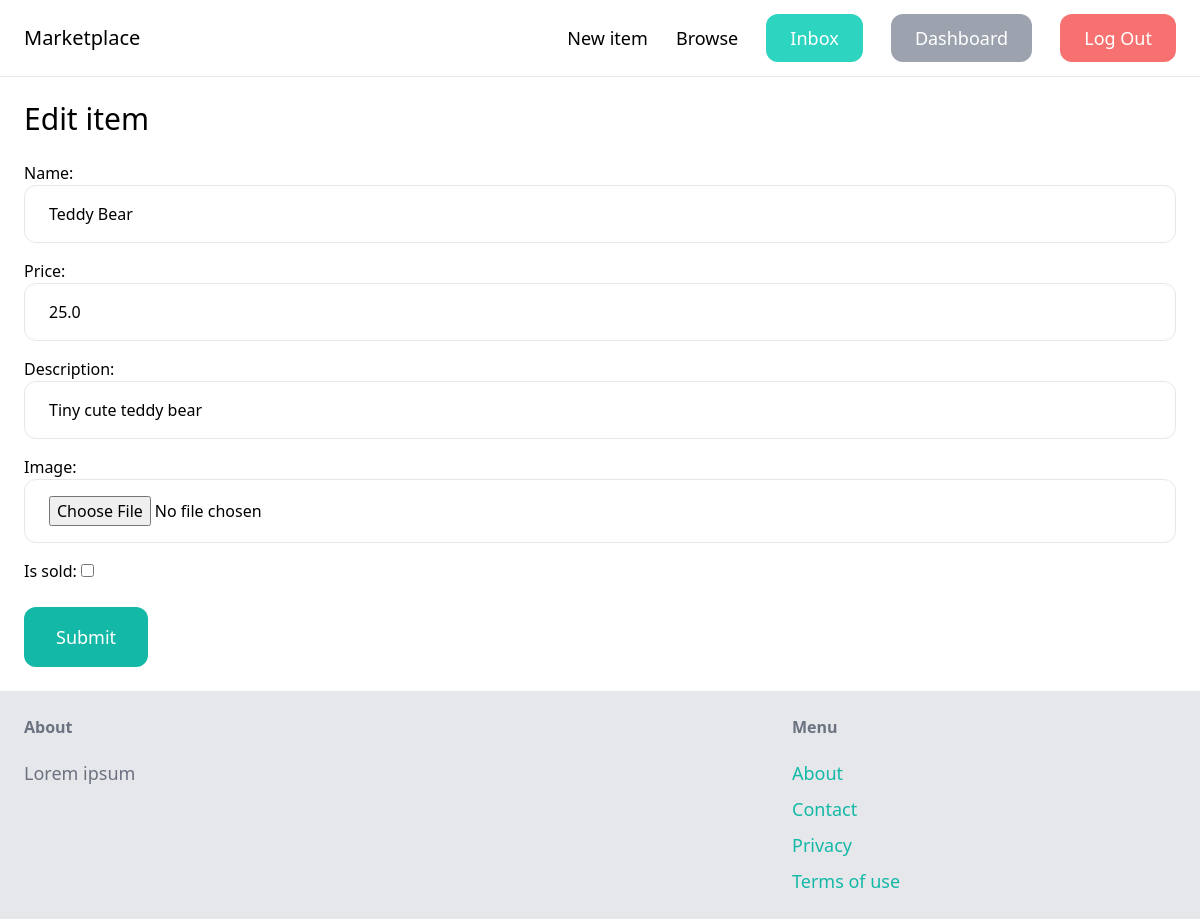
The page /items/1/edit/ (signed in) on the database its author committed.
### item/models.py (models this page shows, shortened)
class Item(models.Model):
    name = models.CharField(max_length=256)
    category = models.ForeignKey(Category, related_name='items', on_delete=models.CASCADE)
    description = models.TextField(blank=True, null=True)
    price = models.FloatField()
    image = models.ImageField(upload_to='item_images', blank=True, null=True)
    is_sold = models.BooleanField(default=False)
    created_at = models.DateField(auto_now_add=True)
    created_by = models.ForeignKey(User, related_name='items', on_delete=models.CASCADE)

### item/views.py (the view)
# urls.py: path('<int:pk>/edit/', edit, name='edit'),
@login_required
def edit(request, pk):
    item = get_object_or_404(Item, pk=pk, created_by=request.user)
    if request.method == "POST":
        form = EditItemForm(request.POST, request.FILES, instance=item)
        if form.is_valid():
            form.save()
            return redirect('item:detail', pk=item.id)
    else:
        form = EditItemForm(instance=item)
    return render(request, 'form.html', context={
        'form': form,
        'title': 'Edit item'
    })

### item/forms.py
class EditItemForm(forms.ModelForm):
    class Meta:
        model = Item
        fields = ('name', 'price', 'description', 'image', 'is_sold')
        widgets = {
            'name': forms.TextInput(attrs={
                'class': INPUT_CLASES
            }),
            'description': forms.TextInput(attrs={
                'class': INPUT_CLASES
            }),
            'price': forms.TextInput(attrs={
                'class': INPUT_CLASES
            }),
            'image': forms.FileInput(attrs={
                'class': INPUT_CLASES
            })
        }

### item/templates/form.html (shortened to what this page needs)
{% extends 'base.html' %}
{% block content %}
    <h1 class="mb-6 text-3xl">
        {{ title }}
    </h1>
    <form method="post" action="." enctype="multipart/form-data">
        <div class="space-y-4">
            {{ form.as_p }}
        </div>
        <button class="mt-6 py-4 px-8 text-lg bg-teal-500 hover:bg-teal-700 rounded-xl text-white">
            Submit
        </button>
    </form>
{% endblock %}

### rows shown on the page
Item: name "Teddy Bear", price "25.0", description "Tiny cute teddy bear"

### other values the page prints
{{ title }} "Edit item"
